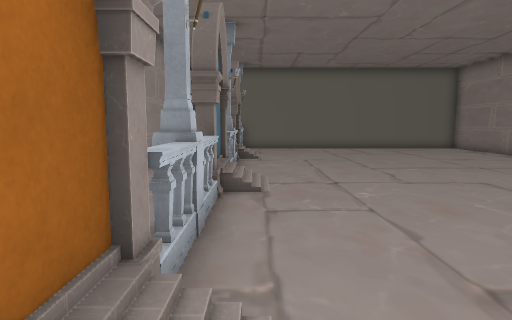
view 1 (above)

13 first-person views from a walk through a scene from a Unity 3-D project. The camera is 1.4 m above the floor, tilts 6° down and sees 75° across. The floor is counted in squares, 1 m on a side. Each view is taken from the middle of a square. On the plan, view 1 faces up. The plan holds only what a view shows up to about 15 squares ahead; the rest is blank. The player character is not drawn.

view 2
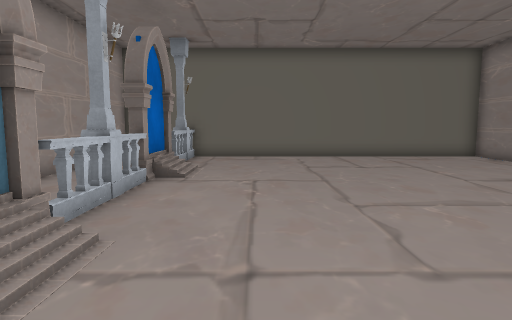

view 3
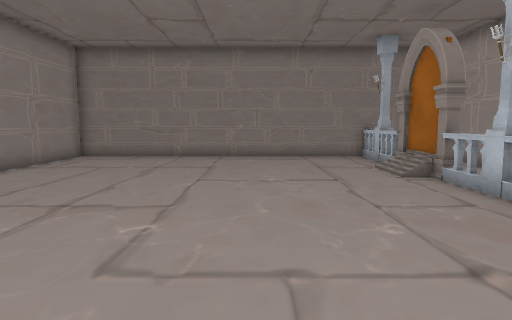

view 4
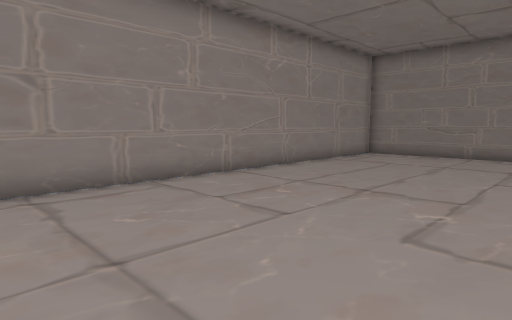

view 5
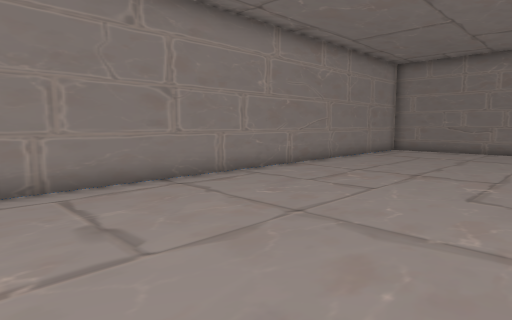

view 6
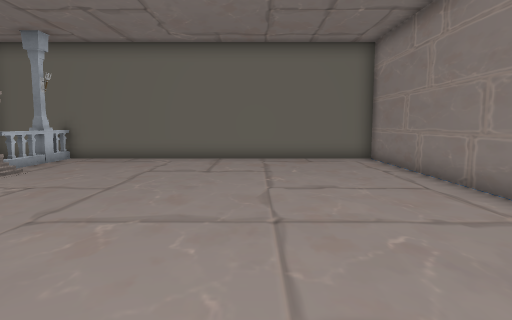

view 7
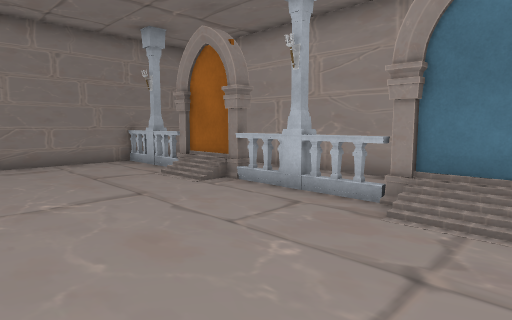

view 8
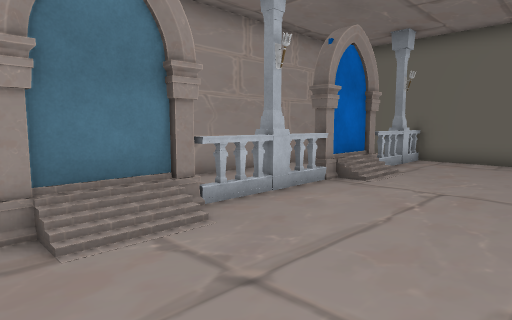

view 9
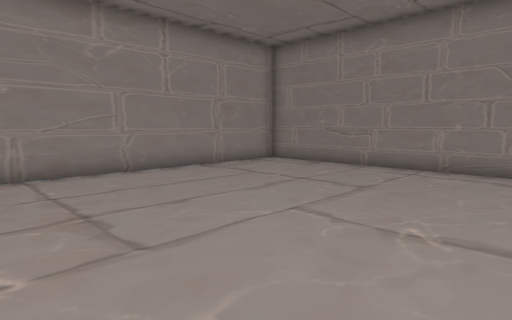

view 10
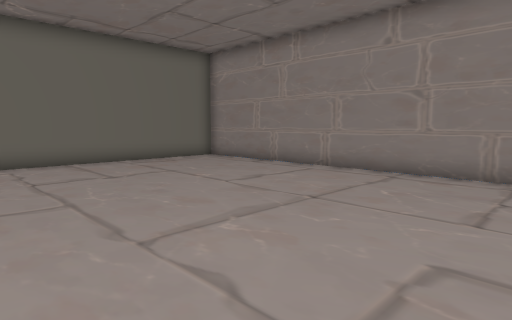

view 11
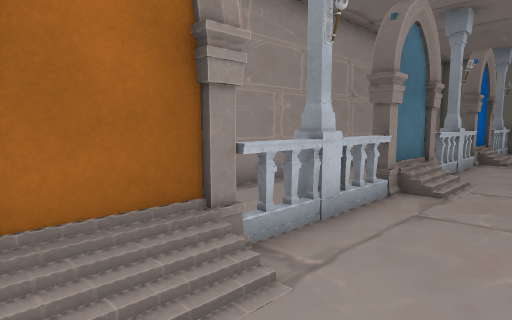

view 12
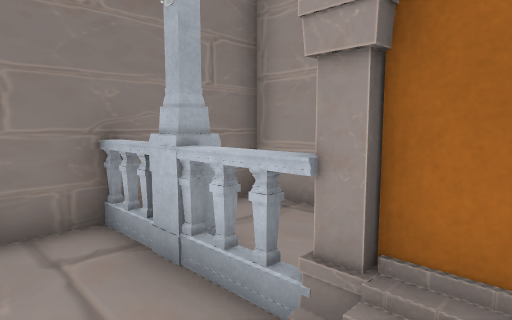

view 13
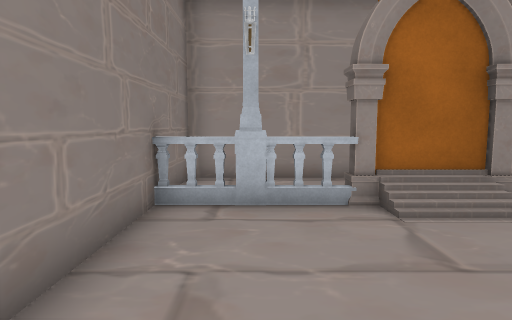

### Floor plan
Key: @ floor where view 1 was taken; # wall or solid block; x gap in a wall; . floor; / step, stairs or slope; v drop or lower ground; O other object.
Columns run from 3 left of view 1 to 12 right of it. Each row starts with its distance up from view 1.
 20 ################
 19   O............#
 18   x............#
 17   O............#
 16 v O/...........#
 15 v #/...........#
 14 v #/...........#
 13 vvO............#
 12 vvx............#
 11 vvx............#
 10 v O............#
  9 v x/...........#
  8  v#/...........#
  7  vO/...........#
  6 vvO............#
  5 vvO............#
  4 vvx............#
  3   O............#
  2 v O/...........#
  1 v #/...........#
  0 v O@...........#
 -1 vvO............#
 -2 vvx............#
 -3 vvO............#
 -4 ################

Positions as (right, up) in squares from view 1, and headings:
1: (0, 0), facing up
2: (2, 5), facing up
3: (4, 11), facing down
4: (4, 12), facing down-right
5: (4, 15), facing down-right
6: (7, 6), facing up
7: (5, 9), facing down-left
8: (4, 6), facing up-left
9: (2, 7), facing down-right
10: (2, 7), facing up-right
11: (2, 0), facing up-left
12: (1, 1), facing down-left
13: (5, -2), facing left
